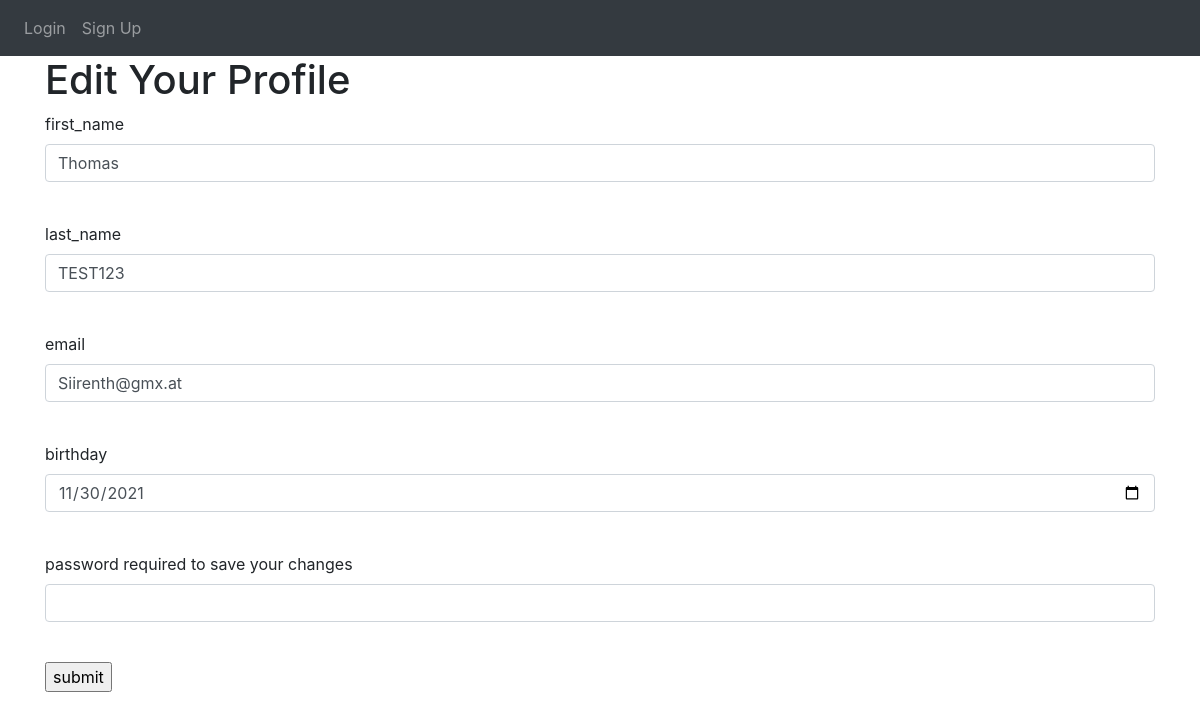
/edit_emp_user/2, run on the app's committed database.
### website/models.py (models this page shows)
class User(db.Model, UserMixin):
    id = db.Column(db.Integer, primary_key=True)
    email = db.Column(db.String(150), unique=True)
    password = db.Column(db.String(150))
    first_name = db.Column(db.String(150))
    last_name = db.Column(db.String(150))
    birthday = db.Column(db.Date, default=func.now())
    admin = db.Column(db.Boolean, default=False)

### website/views.py (the view)
@views.route('/edit_emp_user/<int:user_id>', methods=['GET', 'POST'])
def edit_emp_users(user_id):
    form = EditEmpUserForm()
    emp_user_edit = User.query.get(user_id)
    if form.validate_on_submit():
        emp_user_edit.first_name = form.first_name.data
        emp_user_edit.last_name = form.last_name.data
        emp_user_edit.email = form.email.data
        emp_user_edit.password = form.password.data
        emp_user_edit.password = generate_password_hash(emp_user_edit.password)
        emp_user_edit.birthday = form.birthday.data
        db.session.commit()
        flash('Your changes have been saved')
        return redirect('/all_users')
    elif request.method == 'GET':
        form.first_name.data = emp_user_edit.first_name
        form.last_name.data = emp_user_edit.last_name
        form.email.data = emp_user_edit.email
        form.password.data = emp_user_edit.password
        form.birthday.data = emp_user_edit.birthday
    return render_template('edit_emp_user.html', title='Edit Your Profile', user=current_user, form=form)

### website/forms.py
class EditEmpUserForm(FlaskForm):
    first_name = StringField('first_name', validators=[DataRequired()])
    last_name = StringField('last_name', validators=[Length(min=3, max=150)])
    email = EmailField('email', validators=email_validator)
    password = StringField('password required to save your changes', validators=[InputRequired()], widget=PasswordInput(hide_value=True))
    birthday = DateField('birthday')
    submit = SubmitField('submit')

### website/templates/edit_emp_user.html (shortened to what this page needs)
{% extends "base.html" %}
{% block content %}
<h1>{{ title }}</h1>
<form action="" method="post">
    <p>
        {{ form.first_name.label(class="form-label") }} <br>
        {{ form.first_name(class="form-control", size=150) }} <br>
    </p>
    <p>
        {{ form.last_name.label(class="form-label") }} <br>
        {{ form.last_name(class="form-control", size=150) }} <br>
    </p>
    <p>
        {{ form.email.label(class="form-label") }} <br>
        {{ form.email(class="form-control", size=150) }} <br>
    </p>
    <p>
        {{ form.birthday.label(class="form-label") }} <br>
        {{ form.birthday(class="form-control", size=150) }} <br>
    </p>
    <p>
        {{ form.password.label(class="form-label") }} <br>
        {{ form.password(class="form-control") }} <br>
    </p>
    <p>{{ form.submit() }}</p>
</form>
{% endblock %}

### data on the page
User: first_name "Thomas", last_name "TEST123", email "Siirenth@gmx.at", birthday "11/30/2021"

### other printed values
{{ title }} "Edit Your Profile"
